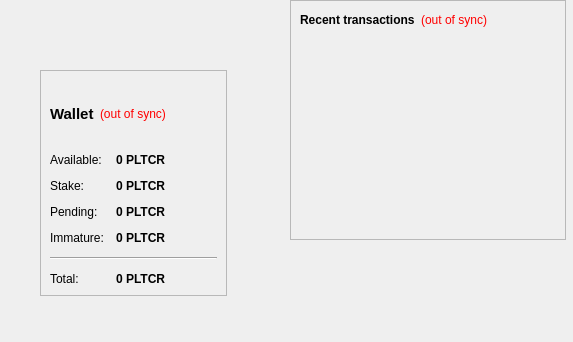
<?xml version="1.0" encoding="UTF-8"?>
<ui version="4.0">
 <class>OverviewPage</class>
 <widget class="QWidget" name="OverviewPage">
  <property name="geometry">
   <rect>
    <x>0</x>
    <y>0</y>
    <width>573</width>
    <height>342</height>
   </rect>
  </property>
  <property name="windowTitle">
   <string>Form</string>
  </property>
  <property name="styleSheet">
   <string notr="true">QListView { background: transparent; }</string>
  </property>
  <widget class="QWidget" name="layoutWidget">
   <property name="geometry">
    <rect>
     <x>40</x>
     <y>70</y>
     <width>187</width>
     <height>226</height>
    </rect>
   </property>
   <layout class="QVBoxLayout" name="verticalLayout_2">
    <item>
     <widget class="QFrame" name="frame">
      <property name="styleSheet">
       <string notr="true">QListView { background: transparent; }</string>
      </property>
      <property name="frameShape">
       <enum>QFrame::StyledPanel</enum>
      </property>
      <property name="frameShadow">
       <enum>QFrame::Raised</enum>
      </property>
      <layout class="QVBoxLayout" name="verticalLayout_4">
       <item>
        <layout class="QHBoxLayout" name="horizontalLayout_4">
         <item>
          <widget class="QLabel" name="label_5">
           <property name="font">
            <font>
             <pointsize>11</pointsize>
             <weight>75</weight>
             <bold>true</bold>
            </font>
           </property>
           <property name="text">
            <string>Wallet</string>
           </property>
          </widget>
         </item>
         <item>
          <widget class="QLabel" name="labelWalletStatus">
           <property name="toolTip">
            <string>The displayed information may be out of date. Your wallet automatically synchronizes with the PlatinumCore network after a connection is established, but this process has not completed yet.</string>
           </property>
           <property name="styleSheet">
            <string notr="true">QLabel { color: red; }</string>
           </property>
           <property name="text">
            <string notr="true">(out of sync)</string>
           </property>
           <property name="alignment">
            <set>Qt::AlignLeading|Qt::AlignLeft|Qt::AlignVCenter</set>
           </property>
          </widget>
         </item>
         <item>
          <spacer name="horizontalSpacer_2">
           <property name="orientation">
            <enum>Qt::Horizontal</enum>
           </property>
           <property name="sizeHint" stdset="0">
            <size>
             <width>40</width>
             <height>20</height>
            </size>
           </property>
          </spacer>
         </item>
        </layout>
       </item>
       <item>
        <layout class="QFormLayout" name="formLayout_2">
         <property name="fieldGrowthPolicy">
          <enum>QFormLayout::AllNonFixedFieldsGrow</enum>
         </property>
         <property name="horizontalSpacing">
          <number>12</number>
         </property>
         <property name="verticalSpacing">
          <number>12</number>
         </property>
         <item row="0" column="0">
          <widget class="QLabel" name="label">
           <property name="text">
            <string>Available:</string>
           </property>
          </widget>
         </item>
         <item row="0" column="1">
          <widget class="QLabel" name="labelBalance">
           <property name="font">
            <font>
             <weight>75</weight>
             <bold>true</bold>
            </font>
           </property>
           <property name="cursor">
            <cursorShape>IBeamCursor</cursorShape>
           </property>
           <property name="toolTip">
            <string>Your current spendable balance</string>
           </property>
           <property name="text">
            <string notr="true">0 PLTCR</string>
           </property>
           <property name="textInteractionFlags">
            <set>Qt::LinksAccessibleByMouse|Qt::TextSelectableByKeyboard|Qt::TextSelectableByMouse</set>
           </property>
          </widget>
         </item>
         <item row="1" column="0">
          <widget class="QLabel" name="label_6">
           <property name="text">
            <string>Stake:</string>
           </property>
          </widget>
         </item>
         <item row="1" column="1">
          <widget class="QLabel" name="labelStake">
           <property name="font">
            <font>
             <weight>75</weight>
             <bold>true</bold>
            </font>
           </property>
           <property name="cursor">
            <cursorShape>IBeamCursor</cursorShape>
           </property>
           <property name="toolTip">
            <string>Total of coins that was staked, and do not yet count toward the current balance</string>
           </property>
           <property name="text">
            <string notr="true">0 PLTCR</string>
           </property>
           <property name="textInteractionFlags">
            <set>Qt::LinksAccessibleByMouse|Qt::TextSelectableByKeyboard|Qt::TextSelectableByMouse</set>
           </property>
          </widget>
         </item>
         <item row="2" column="0">
          <widget class="QLabel" name="label_3">
           <property name="text">
            <string>Pending:</string>
           </property>
          </widget>
         </item>
         <item row="3" column="0">
          <widget class="QLabel" name="labelImmatureText">
           <property name="text">
            <string>Immature:</string>
           </property>
          </widget>
         </item>
         <item row="3" column="1">
          <widget class="QLabel" name="labelImmature">
           <property name="font">
            <font>
             <weight>75</weight>
             <bold>true</bold>
            </font>
           </property>
           <property name="toolTip">
            <string>Mined balance that has not yet matured</string>
           </property>
           <property name="text">
            <string notr="true">0 PLTCR</string>
           </property>
           <property name="textInteractionFlags">
            <set>Qt::LinksAccessibleByMouse|Qt::TextSelectableByKeyboard|Qt::TextSelectableByMouse</set>
           </property>
          </widget>
         </item>
         <item row="4" column="0" colspan="2">
          <widget class="Line" name="line">
           <property name="orientation">
            <enum>Qt::Horizontal</enum>
           </property>
          </widget>
         </item>
         <item row="5" column="0">
          <widget class="QLabel" name="labelTotalText">
           <property name="text">
            <string>Total:</string>
           </property>
          </widget>
         </item>
         <item row="5" column="1">
          <widget class="QLabel" name="labelTotal">
           <property name="font">
            <font>
             <weight>75</weight>
             <bold>true</bold>
            </font>
           </property>
           <property name="cursor">
            <cursorShape>IBeamCursor</cursorShape>
           </property>
           <property name="toolTip">
            <string>Your current total balance</string>
           </property>
           <property name="text">
            <string notr="true">0 PLTCR</string>
           </property>
           <property name="textInteractionFlags">
            <set>Qt::LinksAccessibleByMouse|Qt::TextSelectableByKeyboard|Qt::TextSelectableByMouse</set>
           </property>
          </widget>
         </item>
         <item row="2" column="1">
          <widget class="QLabel" name="labelUnconfirmed">
           <property name="font">
            <font>
             <weight>75</weight>
             <bold>true</bold>
            </font>
           </property>
           <property name="cursor">
            <cursorShape>IBeamCursor</cursorShape>
           </property>
           <property name="toolTip">
            <string>Total of transactions that have yet to be confirmed, and do not yet count toward the current balance</string>
           </property>
           <property name="text">
            <string notr="true">0 PLTCR</string>
           </property>
           <property name="textInteractionFlags">
            <set>Qt::LinksAccessibleByMouse|Qt::TextSelectableByKeyboard|Qt::TextSelectableByMouse</set>
           </property>
          </widget>
         </item>
        </layout>
       </item>
      </layout>
     </widget>
    </item>
   </layout>
  </widget>
  <widget class="QFrame" name="frame_2">
   <property name="geometry">
    <rect>
     <x>290</x>
     <y>0</y>
     <width>276</width>
     <height>240</height>
    </rect>
   </property>
   <property name="frameShape">
    <enum>QFrame::StyledPanel</enum>
   </property>
   <property name="frameShadow">
    <enum>QFrame::Raised</enum>
   </property>
   <layout class="QVBoxLayout" name="verticalLayout">
    <item>
     <layout class="QHBoxLayout" name="horizontalLayout_2">
      <item>
       <widget class="QLabel" name="label_4">
        <property name="text">
         <string>&lt;b&gt;Recent transactions&lt;/b&gt;</string>
        </property>
       </widget>
      </item>
      <item>
       <widget class="QLabel" name="labelTransactionsStatus">
        <property name="toolTip">
         <string>The displayed information may be out of date. Your wallet automatically synchronizes with the PlatinumCore network after a connection is established, but this process has not completed yet.</string>
        </property>
        <property name="styleSheet">
         <string notr="true">QLabel { color: red; }</string>
        </property>
        <property name="text">
         <string notr="true">(out of sync)</string>
        </property>
        <property name="alignment">
         <set>Qt::AlignRight|Qt::AlignTrailing|Qt::AlignVCenter</set>
        </property>
       </widget>
      </item>
      <item>
       <spacer name="horizontalSpacer">
        <property name="orientation">
         <enum>Qt::Horizontal</enum>
        </property>
        <property name="sizeHint" stdset="0">
         <size>
          <width>40</width>
          <height>20</height>
         </size>
        </property>
       </spacer>
      </item>
     </layout>
    </item>
    <item>
     <layout class="QVBoxLayout" name="verticalLayout_3">
      <item>
       <spacer name="verticalSpacer_2">
        <property name="orientation">
         <enum>Qt::Vertical</enum>
        </property>
        <property name="sizeHint" stdset="0">
         <size>
          <width>20</width>
          <height>40</height>
         </size>
        </property>
       </spacer>
      </item>
     </layout>
    </item>
    <item>
     <widget class="QListView" name="listTransactions">
      <property name="styleSheet">
       <string notr="true">QListView { background: transparent; }</string>
      </property>
      <property name="frameShape">
       <enum>QFrame::NoFrame</enum>
      </property>
      <property name="verticalScrollBarPolicy">
       <enum>Qt::ScrollBarAlwaysOff</enum>
      </property>
      <property name="horizontalScrollBarPolicy">
       <enum>Qt::ScrollBarAlwaysOff</enum>
      </property>
      <property name="selectionMode">
       <enum>QAbstractItemView::NoSelection</enum>
      </property>
     </widget>
    </item>
   </layout>
  </widget>
 </widget>
 <resources/>
 <connections/>
</ui>
